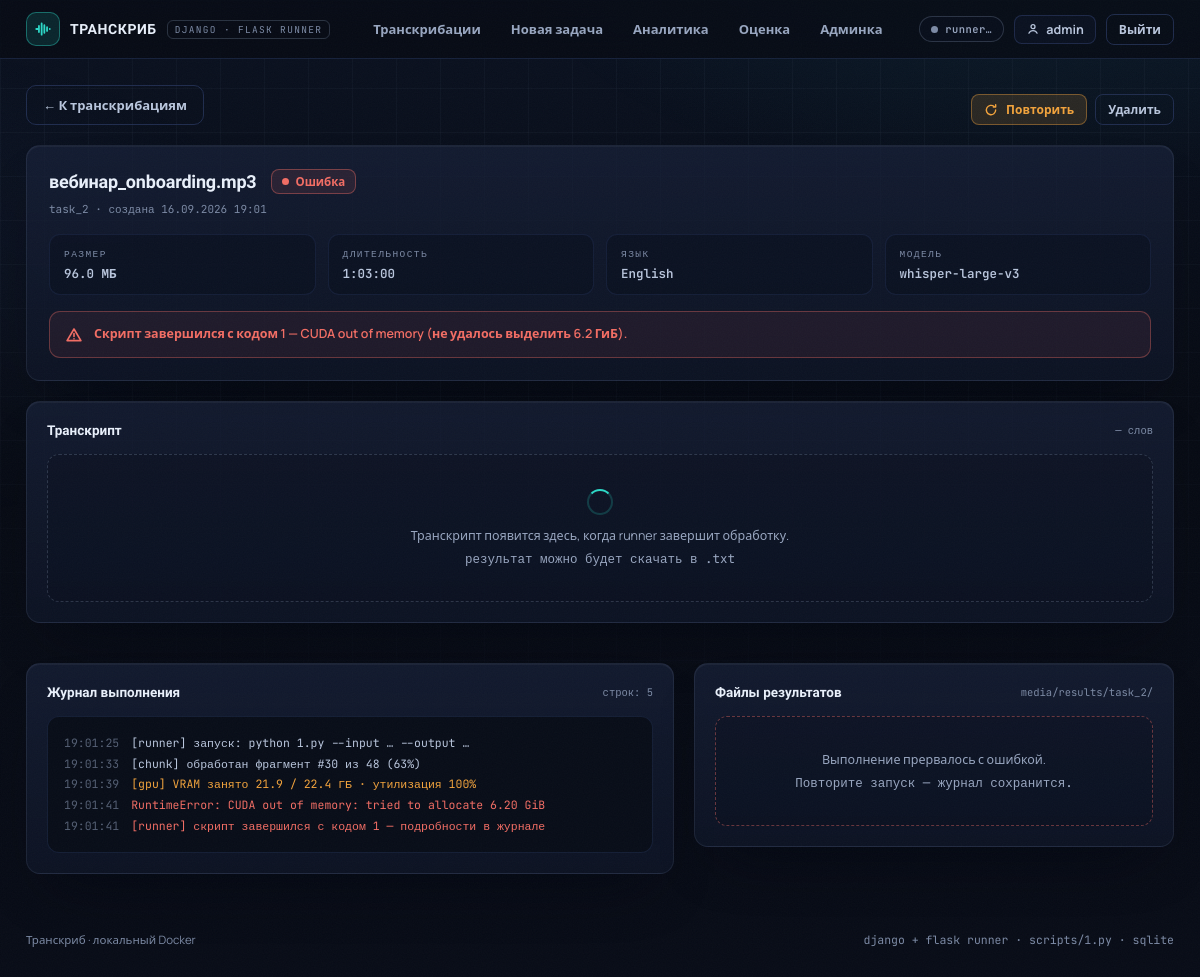
The page /task/2/ (signed in) on the database its author committed.
### core/models.py (models this page shows, shortened)
class Task(models.Model):
    class Status(models.TextChoices):
        PENDING = "pending", "В очереди"
        RUNNING = "running", "Выполняется"
        DONE = "done", "Завершено"
        ERROR = "error", "Ошибка"
    user = models.ForeignKey(User, on_delete=models.CASCADE, related_name="tasks", verbose_name="Пользователь")
    input_file = models.FileField(
        "Файл",
        upload_to="uploads/",
        validators=[FileExtensionValidator(ALLOWED_EXTENSIONS)],
    )
    original_name = models.CharField("Исходное имя", max_length=255, blank=True)
    size_bytes = models.BigIntegerField("Размер, байт", default=0)
    duration_sec = models.FloatField("Длительность, сек", null=True, blank=True)
    language = models.CharField("Язык", max_length=32, default="Русский")
    model = models.CharField("Модель", max_length=64, default="large-v3-turbo")
    diarization = models.BooleanField("Диаризация спикеров", default=True)
    script = models.ForeignKey(
        "ProcessingScript",
        on_delete=models.SET_NULL,
        null=True,
        blank=True,
        related_name="tasks",
        verbose_name="Скрипт транскрибации",
        help_text="Выберите скрипт для обработки. Если не выбран, используется скрипт по умолчанию."
    )
    diarization_method = models.CharField("Метод диаризации", max_length=32, default="spectral",
                                          choices=[("ecapa", "ecapa"), ("spectral", "spectral")])
    timeout_sec = models.IntegerField("Таймаут (мс)", default=60000)
    gpu_id = models.IntegerField("ID GPU", default=0)
    metadata_json = models.TextField("Метаданные JSON", blank=True, default="")
    output_path = models.CharField("Путь вывода", max_length=512, blank=True, default="")
    status = models.CharField("Статус", max_length=10, choices=Status.choices, default=Status.PENDING)
    progress = models.PositiveSmallIntegerField("Прогресс, %", default=0)
    error = models.TextField("Ошибка", blank=True)
    transcript_text = models.TextField("Текст транскрибации", blank=True)
    words = models.PositiveIntegerField("Слов", null=True, blank=True)
    created_at = models.DateTimeField("Создана", auto_now_add=True)
    updated_at = models.DateTimeField("Обновлена", auto_now=True)
    finished_at = models.DateTimeField("Завершена", null=True, blank=True)
    class Meta:
        ordering = ["-created_at"]
        verbose_name = "Задача"
        verbose_name_plural = "Задачи"
    @property
    def display_name(self) -> str:
        return self.original_name or os.path.basename(self.input_file.name or "файл")
    @property
    def size_human(self) -> str:
        mb = (self.size_bytes or 0) / 1048576
        return f"{mb / 1024:.2f} ГБ" if mb >= 1024 else f"{mb:.1f} МБ"
    @property
    def duration_human(self) -> str:
        if not self.duration_sec:
            return "—"
        total = int(self.duration_sec)
        h, rem = divmod(total, 3600)
        m, s = divmod(rem, 60)
        return f"{h}:{m:02d}:{s:02d}" if h else f"{m:02d}:{s:02d}"
    @property
    def has_transcript(self) -> bool:
        return bool(self.transcript_text and self.transcript_text.strip())
    def result_folder(self) -> str:
        return os.path.join(settings.MEDIA_ROOT, "results", f"task_{self.pk}")
    def result_files(self):
        folder = self.result_folder()
        if not os.path.isdir(folder):
            return []

class TaskLog(models.Model):
    class Level(models.TextChoices):
        INFO = "info", "Инфо"
        OK = "ok", "Успех"
        WARN = "warn", "Предупреждение"
        ERR = "err", "Ошибка"
    task = models.ForeignKey(Task, on_delete=models.CASCADE, related_name="logs", verbose_name="Задача")
    level = models.CharField("Уровень", max_length=4, choices=Level.choices, default=Level.INFO)
    text = models.TextField("Строка")
    created_at = models.DateTimeField("Время", auto_now_add=True)
    class Meta:
        ordering = ["id"]
        indexes = [models.Index(fields=["task", "id"])]
        verbose_name = "Строка журнала"
        verbose_name_plural = "Журналы задач"

### core/views.py (the view)
# urls.py: path("task/<int:task_id>/", task_detail, name="task_detail"),
@login_required
def task_detail(request, task_id: int):
    task = get_object_or_404(Task, pk=task_id, user=request.user)
    logs = list(task.logs.order_by("id"))
    last_log_id = logs[-1].pk if logs else 0
    init = json.dumps(
        {"id": task.pk, "status": task.status, "progress": task.progress, "last_log_id": last_log_id},
        ensure_ascii=False,
    )
    context = {
        "task": task,
        "logs": logs[-500:],
        "result_files": task.result_files(),
        "task_init": init,
    }
    return render(request, "core/task_detail.html", context)

### core/templates/core/task_detail.html (shortened to what this page needs)
{% extends "base.html" %}
{% load static %}
{% block content %}
<div class="page-head">
  <a href="{% url 'dashboard' %}" class="btn btn-ghost">← К транскрибациям</a>
  <div class="page-head-actions">
    {% if task.status == "error" or task.status == "done" %}
    <form method="post" action="{% url 'retry_task' task.pk %}" class="inline-form">
      <button type="submit" class="btn btn-warn btn-sm">
        <svg viewBox="0 0 24 24" width="14" height="14" fill="none" stroke="currentColor" stroke-width="2.4" stroke-linecap="round" stroke-linejoin="round"><path d="M20 12a8 8 0 1 1-2.5-5.8M20 3v4h-4"/></svg>
        Повторить
      </button>
    </form>
    {% endif %}
    <form method="post" action="{% url 'delete_task' task.pk %}" class="inline-form"
          onsubmit="return confirm('Удалить задачу #{{ task.pk }} вместе с файлами?');">
      <button type="submit" class="btn btn-ghost btn-sm btn-danger-text">Удалить</button>
    </form>
  </div>
</div>
<section class="panel task-head">
  <div class="task-head-main">
    <div class="task-title-row">
      <h1 class="page-title small">{{ task.display_name }}</h1>
      <span id="status-slot" data-cell="status">
        {% include "core/_status.html" with status=task.status progress=task.progress %}
      </span>
    </div>
    <p class="mono task-id">task_{{ task.pk }} · создана {{ task.created_at|date:"d.m.Y H:i" }}
      {% if task.finished_at %} · завершена {{ task.finished_at|date:"H:i:s" }}{% endif %}</p>
  </div>
  <div class="meta-grid">
    <div class="meta-card"><p class="meta-k">Размер</p><p class="meta-v mono">{{ task.size_human }}</p></div>
    <div class="meta-card"><p class="meta-k">Длительность</p><p class="meta-v mono">{{ task.duration_human }}</p></div>
    <div class="meta-card"><p class="meta-k">Язык</p><p class="meta-v mono">{{ task.language }}</p></div>
    <div class="meta-card"><p class="meta-k">Модель</p><p class="meta-v mono">{{ task.model }}</p></div>
  </div>
  {% if task.error %}
  <div class="error-banner" id="error-banner">
    <svg viewBox="0 0 24 24" width="18" height="18" fill="none" stroke="currentColor" stroke-width="2.2" stroke-linecap="round" stroke-linejoin="round"><path d="M12 4 2.8 19.5h18.4L12 4zM12 10v4M12 17h.01"/></svg>
    <p>{{ task.error }}</p>
  </div>
  {% endif %}
</section>
<section class="panel transcript-panel">
  <header class="panel-head">
    <h2>Транскрипт</h2>
    {% if task.has_transcript %}
      <a class="btn btn-primary btn-sm" href="{% url 'download_txt' task.pk %}">
        <svg viewBox="0 0 24 24" width="14" height="14" fill="none" stroke="currentColor" stroke-width="2.4" stroke-linecap="round" stroke-linejoin="round"><path d="M12 4v12M6 10l6 6 6-6M4 20h16"/></svg>
        Скачать .txt
      </a>
    {% else %}
      <span class="mono hint" id="transcript-hint">{{ task.words|default:"—" }} слов</span>
    {% endif %}
  </header>
  <div id="transcript-body">
    {% if task.has_transcript %}
      <pre class="transcript-text">{{ task.transcript_text }}</pre>
      <p class="mono transcript-meta">{{ task.words|default:"—" }} слов ·
        {% if task.finished_at %}готово {{ task.finished_at|date:"H:i:s" }}{% endif %}</p>
    {% else %}
      <div class="results-placeholder">
        <div class="spinner" aria-hidden="true"></div>
        <p>Транскрипт появится здесь, когда runner завершит обработку.</p>
        <p class="mono">результат можно будет скачать в .txt</p>
      </div>
    {% endif %}
  </div>
</section>
<div class="detail-grid">
  <section class="panel log-panel">
    <header class="panel-head">
      <h2>Журнал выполнения</h2>
      <span class="mono hint" id="log-hint">строк: {{ logs|length }}</span>
    </header>
    <div class="terminal" id="terminal">
      {% for line in logs %}
      <div class="log-line lvl-{{ line.level }}"><span class="log-t">{{ line.created_at|date:"H:i:s" }}</span>{{ line.text }}</div>
      {% empty %}
      <div class="log-line lvl-info"><span class="log-t">--:--:--</span>Ожидание первых строк от runner'а…</div>
      {% endfor %}
    </div>
  </section>
  <section class="panel results-panel">
    <header class="panel-head">
      <h2>Файлы результатов</h2>
      <span class="mono hint">media/results/task_{{ task.pk }}/</span>
    </header>
    <div id="results-body">
      {% if result_files %}
        <ul class="results-list">
          {% for f in result_files %}
          <li class="result-item">
            <span class="result-ico">
              <svg viewBox="0 0 24 24" width="18" height="18" fill="none" stroke="currentColor" stroke-width="2" stroke-linecap="round" stroke-linejoin="round"><path d="M6 3h8l4 4v14H6V3zM14 3v4h4M9 12h6M9 16h6"/></svg>
            </span>
            <div class="result-meta">
              <p class="result-name mono">{{ f.name }}</p>
              <p class="result-size mono">{{ f.size }}</p>
            </div>
          </li>
          {% endfor %}
        </ul>
        <p class="mono hint" style="margin-top:10px">Транскрипт (.txt) скачивается кнопкой выше — он хранится в базе.</p>
      {% elif task.status == "done" %}
        <div class="results-placeholder">
          <p>Runner не оставил отдельных файлов — транскрипт сохранён в базе и доступен для скачивания.</p>
        </div>
      {% elif task.status == "error" %}
        <div class="results-placeholder warn">
          <p>Выполнение прервалось с ошибкой.</p>
          <p class="mono">Повторите запуск — журнал сохранится.</p>
        </div>
      {% else %}
        <div class="results-placeholder">
          <div class="spinner" aria-hidden="true"></div>
          <p>Идёт обработка — файлы появятся здесь.</p>
        </div>
      {% endif %}
    </div>
  </section>
</div>
{% endblock %}

### core/templates/base.html (shortened to what this page needs)
{% load static %}<!doctype html>
<html lang="ru">
<head>
  <link rel="stylesheet" href="{% static 'core/css/app.css' %}" />
</head>
<body data-csrf="{{ csrf_token }}">
  <div class="bg-layer" aria-hidden="true"></div>
  <div class="bg-noise" aria-hidden="true"></div>
  <header class="topbar">
    <a class="brand" href="{% url 'dashboard' %}">
      <span class="brand-mark">
        <svg viewBox="0 0 24 24" width="18" height="18" fill="none" stroke="currentColor" stroke-width="2.4" stroke-linecap="round">
          <path d="M3 12h2.2M6.6 8v8M10.2 4.5v15M13.8 7v10M17.4 9.5v5M21 12h.01" />
        </svg>
      </span>
      <span class="brand-name">ТРАНСКРИБ</span>
      <span class="brand-tag">django · flask runner</span>
    </a>
    <nav class="nav">
      <a href="{% url 'dashboard' %}" class="{% if request.resolver_match.url_name == 'dashboard' %}active{% endif %}">Транскрибации</a>
      <a href="{% url 'upload' %}" class="{% if request.resolver_match.url_name == 'upload' %}active{% endif %}">Новая задача</a>
      <a href="{% url 'analytics_dashboard' %}" class="{% if 'analytics' in request.path %}active{% endif %}">Аналитика</a>
      <a href="{% url 'evaluation_dashboard' %}" class="{% if 'evaluation' in request.path %}active{% endif %}">Оценка</a>
      <a href="/admin/" target="_blank" rel="noopener">Админка</a>
    </nav>
    <div class="topbar-right">
      <span class="runner-pill" id="runner-pill" data-state="unknown" title="Статус Flask-runner'а">
        <i class="runner-dot"></i><span id="runner-pill-text">runner…</span>
      </span>
      {% if user.is_authenticated %}
        <span class="user-chip" title="{{ user.username }}">
          <svg viewBox="0 0 24 24" width="14" height="14" fill="none" stroke="currentColor" stroke-width="2.2" stroke-linecap="round"><circle cx="12" cy="8" r="3.4"/><path d="M5 19.2c1.4-3 4-4.4 7-4.4s5.6 1.4 7 4.4"/></svg>
          {{ user.username }}
        </span>
        <form method="post" action="{% url 'logout' %}" class="inline-form">
          <button type="submit" class="btn btn-ghost btn-sm">Выйти</button>
        </form>
      {% endif %}
    </div>
  </header>
  <main class="wrap">
    {% block content %}{% endblock %}
  </main>
  <footer class="foot">
    <span>Транскриб · локальный Docker</span>
    <span class="mono">django + flask runner · scripts/1.py · sqlite</span>
  </footer>
</body>
</html>

### rows shown on the page
Task: display_name "вебинар_onboarding.mp3", pk "2", created_at "16.09.2026 19:01", size_human "96.0 МБ", duration_human "1:03:00", language "English", model "whisper-large-v3", error "Скрипт завершился с кодом 1 — CUDA out of memory (не удалось выделить 6.2 ГиБ).", words "—"
TaskLog: created_at "19:01:25", text "[runner] запуск: python 1.py --input … --output …"
TaskLog: created_at "19:01:33", text "[chunk] обработан фрагмент #30 из 48 (63%)"
TaskLog: created_at "19:01:39", text "[gpu] VRAM занято 21.9 / 22.4 ГБ · утилизация 100%"
TaskLog: created_at "19:01:41", text "RuntimeError: CUDA out of memory: tried to allocate 6.20 GiB"
TaskLog: created_at "19:01:41", text "[runner] скрипт завершился с кодом 1 — подробности в журнале"

### other values the page prints
{{ user.username }} "admin"
{{ logs|length }} "5"
